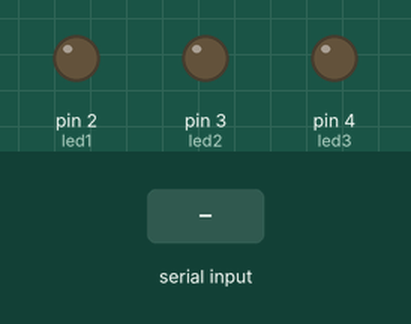
A sketch run on a simulated Arduino Uno, built with avr-gcc and run on an emulated ATmega328P. Shown: output pins drawn as LEDs (lit = HIGH). The inputs (shaded band) are chosen by the test bench. What the sketch prints to the serial monitor is not drawn.

Above: at 1.2 s.
1.3 s: "1" received over Serial
At 1.9 s:
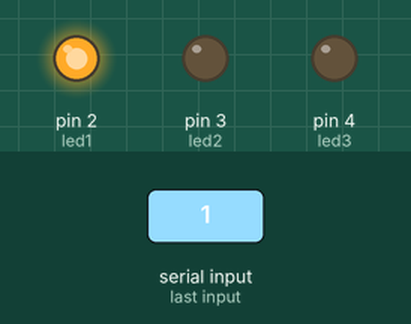
2.8 s: "2" received over Serial
At 3.1 s:
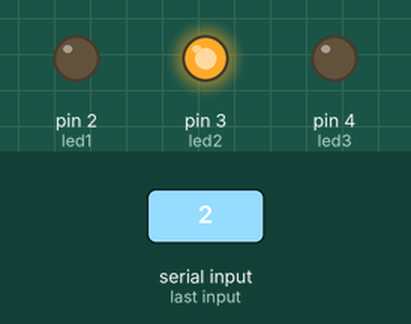
4.3 s: "3" received over Serial
At 5.4 s:
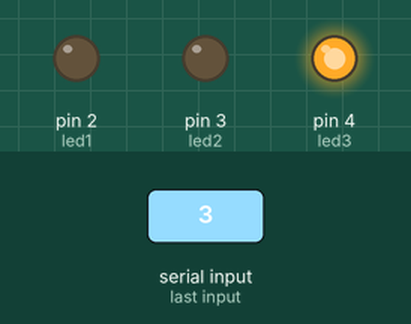
5.8 s: "5" received over Serial
At 6.6 s:
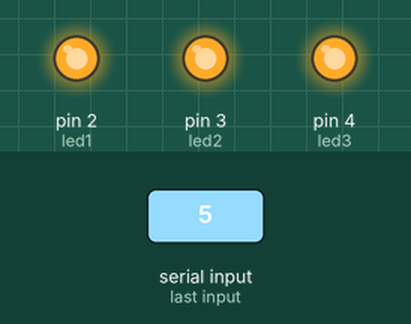
7.3 s: "4" received over Serial
At 7.7 s:
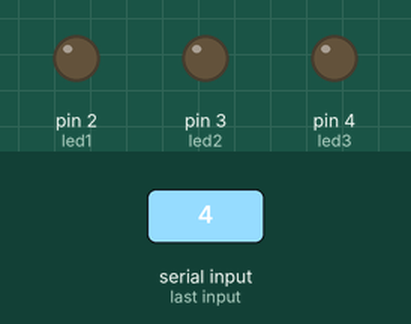
8.8 s: "0" received over Serial
At 10.0 s:
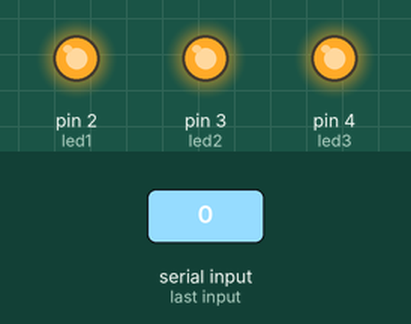
Timing chart, 0 to 11.3 s (numbered marks = the images above; inputs shaded):
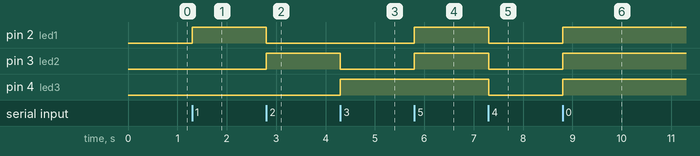

Measured:
- after the input at 1.3 s, pin 2 (led1): LOW → HIGH at once
- after the input at 2.8 s, pin 2 (led1): HIGH → LOW at once; pin 3 (led2): LOW → HIGH at once
- after the input at 4.3 s, pin 3 (led2): HIGH → LOW at once; pin 4 (led3): LOW → HIGH at once
- after the input at 5.8 s, pin 2 (led1), pin 3 (led2): LOW → HIGH at once
- after the input at 7.3 s, pin 2 (led1), pin 3 (led2), pin 4 (led3): HIGH → LOW at once
- after the input at 8.8 s, pin 2 (led1), pin 3 (led2), pin 4 (led3): LOW → HIGH at once

The sketch:

light-controlling.ino
```cpp
// Khai báo chân kết nối cho 3 đèn LED
const int led1 = 2; // LED 1 gắn vào chân số 2
const int led2 = 3; // LED 2 gắn vào chân số 3
const int led3 = 4; // LED 3 gắn vào chân số 4
int valor_data = 0;
void setup() {
  // Đặt các chân LED làm đầu ra
  pinMode(led1, OUTPUT);
  pinMode(led2, OUTPUT);
  pinMode(led3, OUTPUT);
  digitalWrite (led1, LOW);
  digitalWrite (led2, LOW);
  digitalWrite (led3, LOW);
  Serial.begin(9600);
  Serial.println("Đã kết nối");
}

void loop() {
  // // Bật LED 1 và tắt các LED khác
  // digitalWrite(led1, HIGH);
  // digitalWrite(led2, LOW);
  // digitalWrite(led3, LOW);
  // delay(1000); // Giữ sáng trong 1 giây

  // // Bật LED 2 và tắt các LED khác
  // digitalWrite(led1, LOW);
  // digitalWrite(led2, HIGH);
  // digitalWrite(led3, LOW);
  // delay(1000); // Giữ sáng trong 1 giây

  // // Bật LED 3 và tắt các LED khác
  // digitalWrite(led1, LOW);
  // digitalWrite(led2, LOW);
  // digitalWrite(led3, HIGH);
  // delay(1000); // Giữ sáng trong 1 giây


  while(Serial.available()){
    valor_data= Serial.read();
  }
  if (valor_data == '1') {
    digitalWrite(led1, HIGH);
    digitalWrite(led2, LOW);
    digitalWrite(led3, LOW);
  }
  if (valor_data == '2') {
    digitalWrite(led1, LOW);
    digitalWrite(led2, HIGH);
    digitalWrite(led3, LOW);
  }
  if (valor_data == '3') {
    digitalWrite(led1, LOW);
    digitalWrite(led2, LOW);
    digitalWrite(led3, HIGH);
  }
  if (valor_data == '4') {
    digitalWrite(led1, LOW);
    digitalWrite(led2, LOW);
    digitalWrite(led3, LOW);
  }
  if (valor_data == '5'|| valor_data == '0') {
    digitalWrite(led1, HIGH);
    digitalWrite(led2, HIGH);
    digitalWrite(led3, HIGH);
  }
}
```
